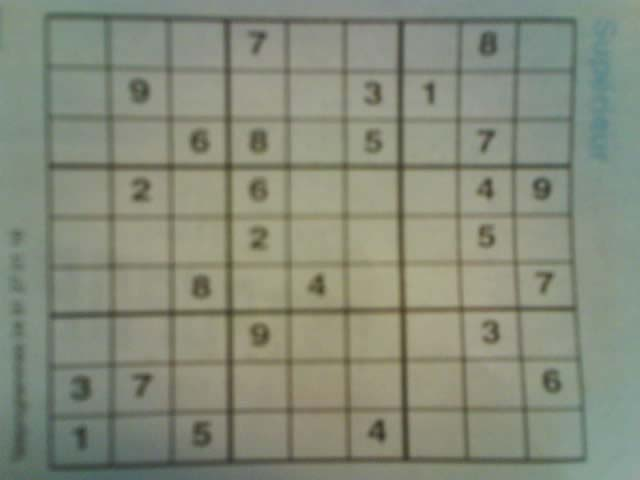
#> input picture dataset/image1.jpg, 640 x 480 px
$ python -i image.py   (imports and definitions only)
#> lines starting #> are read from the running program, lines starting #| are printed output that depends on the picture; after the words box and inside, x2 and y2 are one past the last pixel; in counts of white or black regions, pixels touching at a corner belong together
from imutils.perspective import four_point_transform
from skimage.segmentation import clear_border
import matplotlib.pyplot as plt
import numpy as np
import imutils
import cv2
import os


def sudoku_detect(image_path):
#> called with image_path = '../dataset/image1.jpg'
    image = cv2.imread(image_path)
#> image is the input picture: shape (480, 640, 3); mean B, G, R 122.1, 138.8, 133.7
    gray = cv2.cvtColor(image, cv2.COLOR_BGR2GRAY)
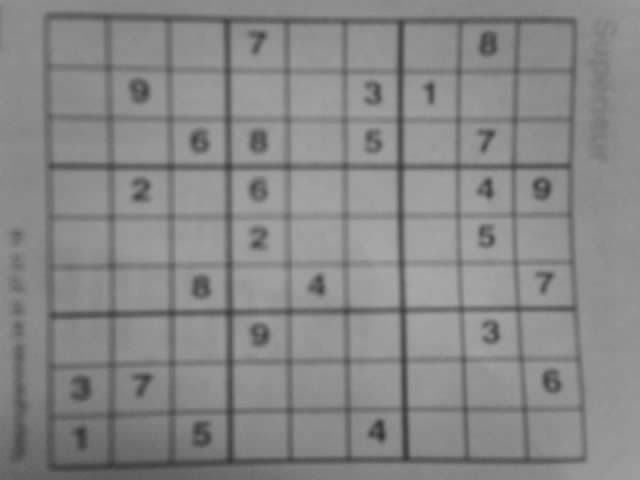
#> gray: shape (480, 640); min 50, max 169, mean 135.4
    # [5 lines of commented-out code are left out]

    blurred = cv2.GaussianBlur(gray, (7, 7), 3)
    thresh = cv2.adaptiveThreshold(
        blurred, 255, cv2.ADAPTIVE_THRESH_GAUSSIAN_C, cv2.THRESH_BINARY, 57, 5)
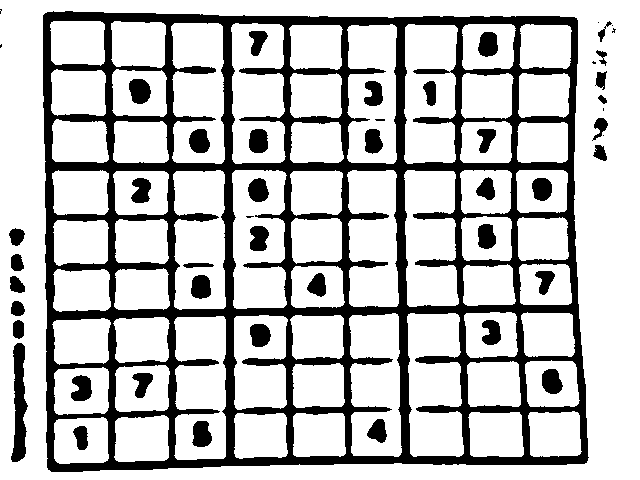
#> thresh: shape (480, 640); 75.7% white; 50 black regions (10 under 20 px), largest, box (x1, y1, x2, y2) and area: (43, 11, 589, 472) 62368, (11, 343, 28, 462) 1250, (129, 79, 151, 104) 435
    thresh = cv2.bitwise_not(thresh)
#> thresh: shape (480, 640); 24.3% white; 50 white regions (10 under 20 px)
    cnts = cv2.findContours(
        thresh.copy(), cv2.RETR_EXTERNAL, cv2.CHAIN_APPROX_SIMPLE)
#> cnts = 21 contours, 8 with area under 20; largest, box (x1, y1, x2, y2) and area: (43, 11, 589, 472) 239724, (11, 343, 28, 462) 1126, (9, 228, 25, 246) 178, (10, 276, 25, 293) 162, (13, 320, 24, 339) 157
    cnts = imutils.grab_contours(cnts)
    cnts = sorted(cnts, key=cv2.contourArea, reverse=True)
    puzzleCnt = None
    for c in cnts:
        peri = cv2.arcLength(c, True)
        approx = cv2.approxPolyDP(c, 0.02 * peri, True)
        if len(approx) == 4:
            puzzleCnt = approx
            break
#> this loop made 1 pass
#> (peri, puzzleCnt) on pass 1: (2016.6, [[43, 15], [48, 469], [586, 462], [576, 18]])

    puzzle = four_point_transform(image, puzzleCnt.reshape(4, 2))
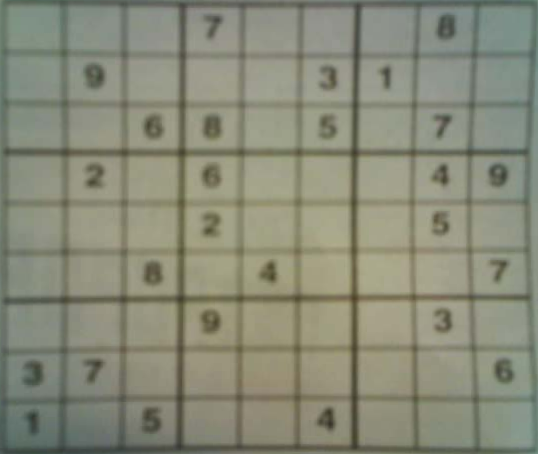
#> puzzle: shape (454, 538, 3); mean B, G, R 120.1, 138.3, 136.2
    warped = four_point_transform(gray, puzzleCnt.reshape(4, 2))
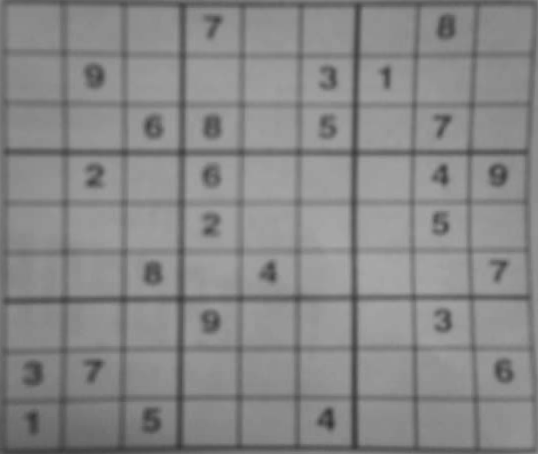
#> warped: shape (454, 538); min 51, max 169, mean 135.6
    return (puzzle, warped)


def convert_binary(gray_image):
    ''' Convert gray image to binary image'''
    image = cv2.fastNlMeansDenoising(gray_image)
    image = cv2.adaptiveThreshold(
        image, 255, cv2.ADAPTIVE_THRESH_GAUSSIAN_C, cv2.THRESH_BINARY, 11, 2)
    return image


def split_cell(blended_image):
    x_size = blended_image.shape[0] // 9
    y_size = blended_image.shape[1] // 9

    for x in range(0, 9):
        for y in range(0, 9):
            gray_cell = blended_image[x_size *
                                      x:x_size*(x+1), y_size*y:y_size*(y+1)]
            thresh = cv2.threshold(
                gray_cell, 0, 240, cv2.THRESH_BINARY_INV | cv2.THRESH_OTSU)[1]
            digit = clear_border(thresh)
            digit = cv2.erode(digit, np.ones((3, 3), np.uint8), iterations=1)
            yield cv2.dilate(digit, np.ones((1, 1), np.uint8), iterations=1)


def debug(image, color_map=None):
    if color_map is None:
        plt.imshow(cv2.cvtColor(image, cv2.COLOR_BGR2RGB))
    else:
        plt.imshow(image, color_map)
    plt.xticks([]), plt.yticks([])
    plt.show()


def render(image, scale):
    image_list = image.flatten()
    fig = plt.figure(figsize=scale)
    for x in range(scale[0]):
        for y in range(scale[1]):
            index = x * scale[1]+y
            fig.add_subplot(scale[0], scale[1], index + 1),
            plt.imshow(cv2.cvtColor(image_list[index], cv2.COLOR_BGR2RGB))
            plt.xticks([]), plt.yticks([])
    plt.show()

>>> result = sudoku_detect('../dataset/image1.jpg')

$ run again, on dataset/image10.jpg
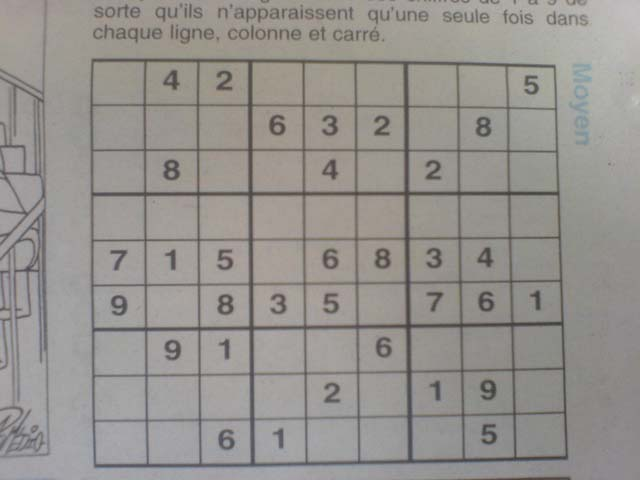
#> input picture dataset/image10.jpg, 640 x 480 px
#> in sudoku_detect, image is the input picture: shape (480, 640, 3); mean B, G, R 142.6, 146.4, 149.7
#> in sudoku_detect, `thresh = cv2.adaptiveThreshold( blurred, 255, cv2.ADAPTIVE_THRESH_GAUS..`:
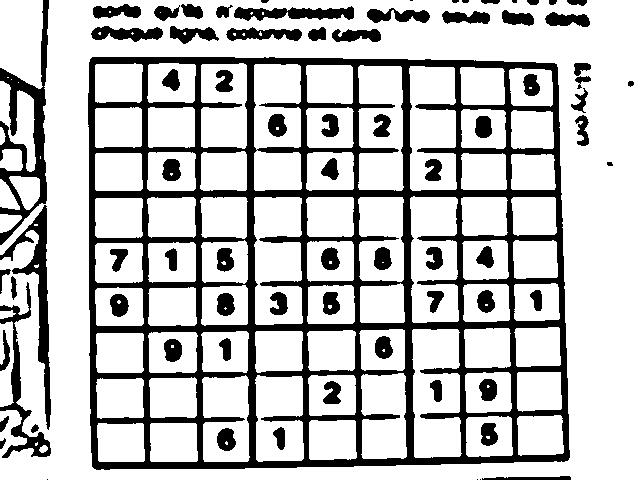
#> thresh: shape (480, 640); 76% white; 76 black regions (7 under 20 px), largest, box (x1, y1, x2, y2) and area: (88, 57, 570, 470) 48403, (0, 0, 49, 245) 3476, (0, 205, 51, 430) 2333
#> cnts = 43 contours, 10 with area under 20; largest, box (x1, y1, x2, y2) and area: (88, 57, 570, 470) 192435, (0, 0, 49, 245) 3714, (0, 205, 51, 430) 2060, (0, 282, 51, 458) 1487, (234, 6, 354, 21) 1000
#> the loop in sudoku_detect, `for c in cnts:` made 1 pass
#> (peri, puzzleCnt) on pass 1: (1773.8, [[90, 59], [94, 468], [568, 459], [556, 64]])
#> in sudoku_detect, `puzzle = four_point_transform(image, puzzleCnt.reshape(4, 2))`:
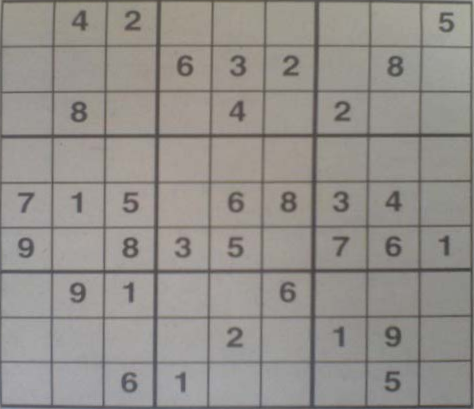
#> puzzle: shape (409, 474, 3); mean B, G, R 139.2, 143.7, 147.5

$ run again, on dataset/image1006.jpg
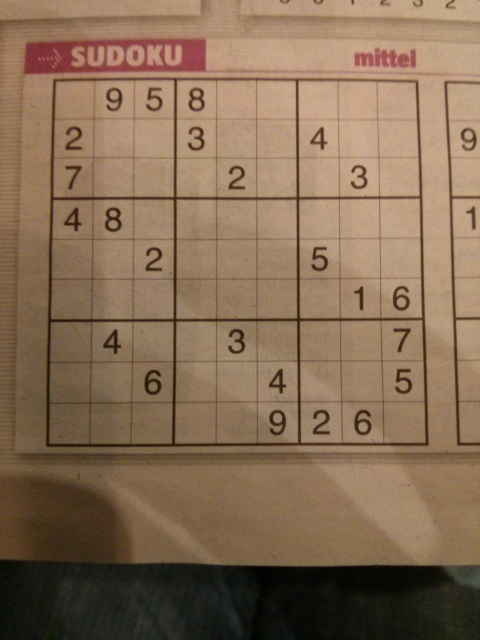
#> input picture dataset/image1006.jpg, 960 x 1280 px (shown at 1/2 size)
#> in sudoku_detect, image is the input picture: shape (1280, 960, 3); mean B, G, R 85.1, 109.4, 134.5
#> in sudoku_detect, `thresh = cv2.bitwise_not(thresh)`:
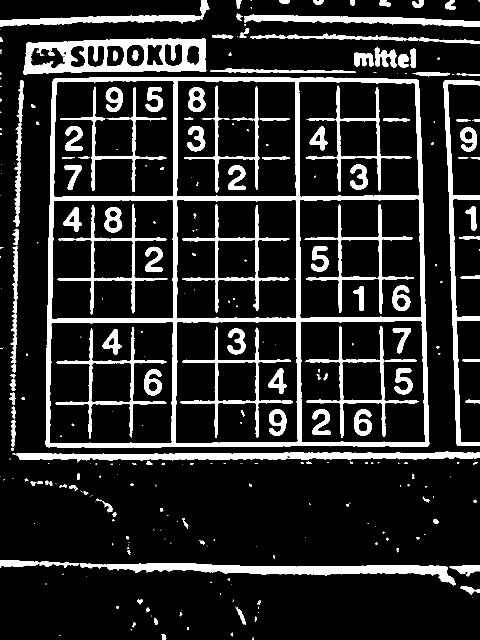
#> thresh: shape (1280, 960) (shown at 1/2 size); 15.1% white; 330 white regions (183 under 20 px)
#> cnts = 240 contours, 165 with area under 20; largest, box (x1, y1, x2, y2) and area: (91, 154, 859, 895) 553441, (46, 76, 413, 149) 22447, (160, 1126, 912, 1171) 10014, (25, 902, 960, 923) 9966, (887, 160, 960, 892) 6941
#> the loop in sudoku_detect, `for c in cnts:` made 1 pass
#> (peri, puzzleCnt) on pass 1: (3011.8, [[106, 159], [92, 892], [857, 890], [836, 160]])
#> in sudoku_detect, `warped = four_point_transform(gray, puzzleCnt.reshape(4, 2))`:
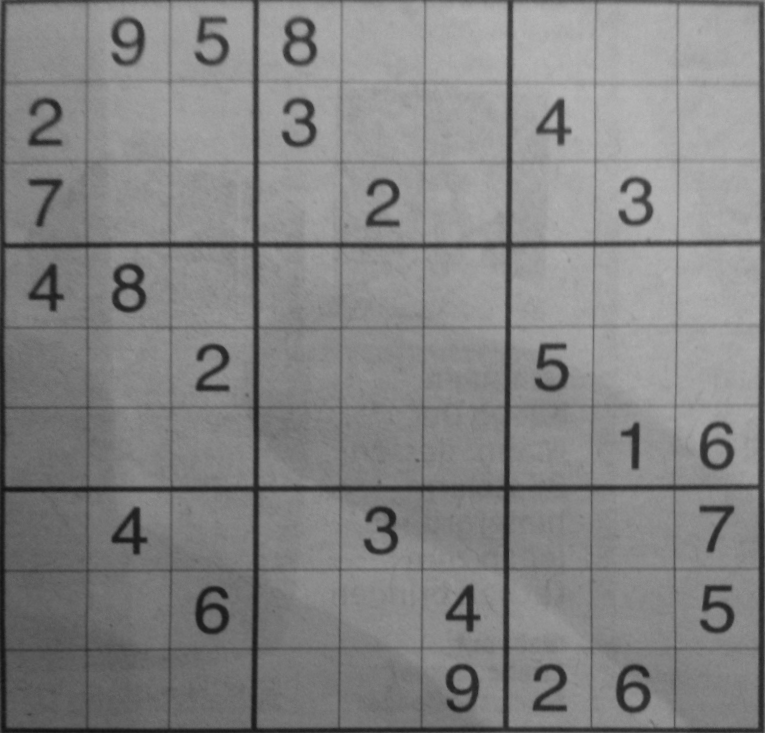
#> warped: shape (733, 765); min 18, max 183, mean 131.6

$ run again, on dataset/image102.jpg
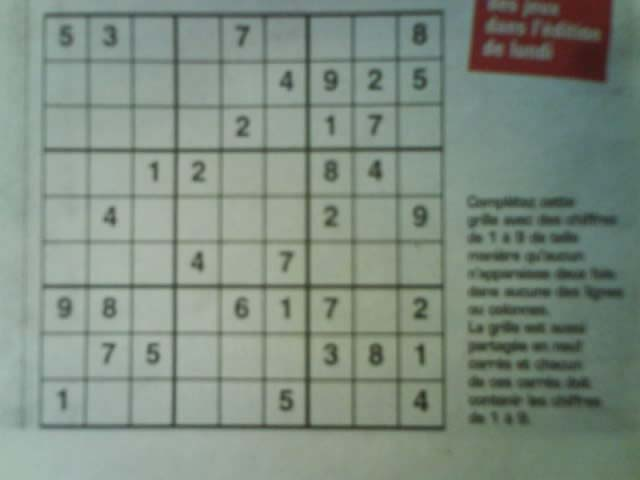
#> input picture dataset/image102.jpg, 640 x 480 px
#> in sudoku_detect, image is the input picture: shape (480, 640, 3); mean B, G, R 128.9, 140.3, 126.9
#> in sudoku_detect, `thresh = cv2.adaptiveThreshold( blurred, 255, cv2.ADAPTIVE_THRESH_GAUS..`:
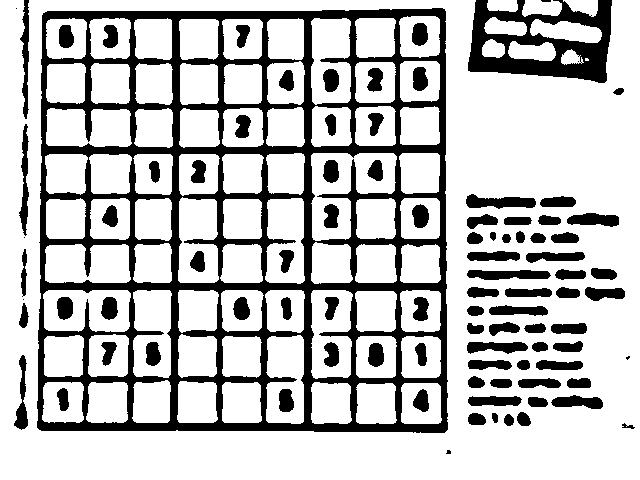
#> thresh: shape (480, 640); 75.3% white; 94 black regions (7 under 20 px), largest, box (x1, y1, x2, y2) and area: (37, 8, 448, 433) 46660, (468, 0, 612, 83) 6150, (466, 194, 536, 209) 681
#> cnts = 59 contours, 6 with area under 20; largest, box (x1, y1, x2, y2) and area: (37, 8, 448, 433) 170152, (468, 0, 612, 83) 8897, (466, 194, 536, 209) 605, (467, 270, 551, 280) 576, (567, 213, 619, 227) 470
#> the loop in sudoku_detect, `for c in cnts:` made 1 pass
#> (peri, puzzleCnt) on pass 1: (1683.5, [[444, 9], [43, 13], [39, 429], [447, 429]])
#> in sudoku_detect, `puzzle = four_point_transform(image, puzzleCnt.reshape(4, 2))`:
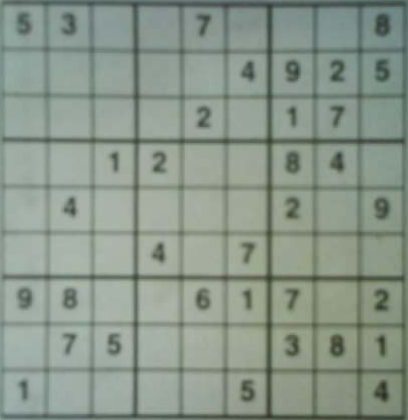
#> puzzle: shape (420, 408, 3); mean B, G, R 138.4, 150.4, 137.9
